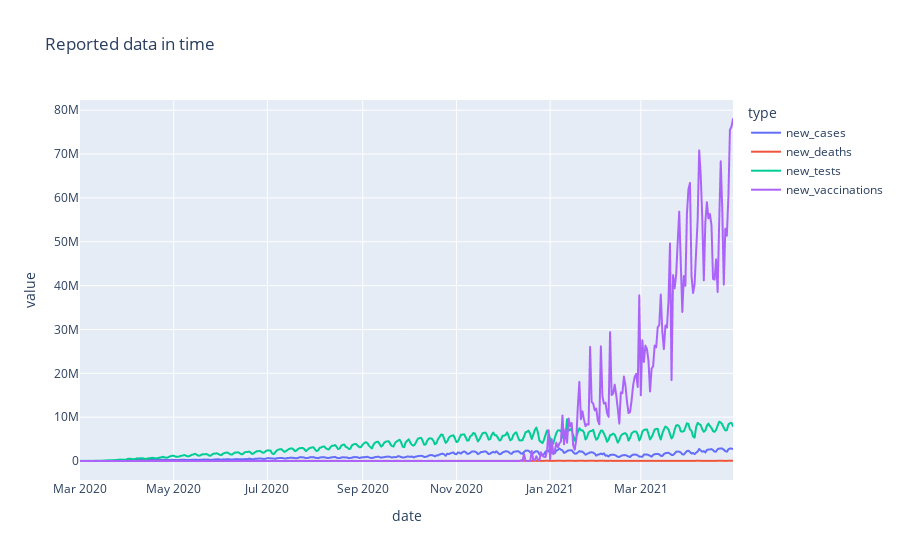

The cell this chart's notebook holds for it:
### Code cell
# covid_worldwide = covid_df[['date', 'total_cases', 'total_deaths', 'total_tests', 'people_vaccinated']].groupby('date').sum()
covid_worldwide = covid_df[['date', 'new_cases', 'new_deaths', 'new_tests', 'new_vaccinations']].groupby('date').sum()
covid_worldwide = covid_worldwide.reset_index()
covid_worldwide = pd.melt(covid_worldwide, id_vars="date", var_name='type', value_name='value')

fig = px.line(covid_worldwide, x="date", y="value", color='type', title="Reported data in time")
fig.show()

### Figure 1 — Plotly figure (JSON) as saved in the notebook; plotly's stock layout.template omitted (floating-point values rounded to 4 significant figures; data arrays with more than 128 entries replaced by an {"elided": "..."} marker saying what was removed)
{"data": [{"hovertemplate": "type=new_cases<br>date=%{x}<br>value=%{y}<extra></extra>", "legendgroup": "new_cases", "line": {"color": "#636efa", "dash": "solid"}, "mode": "lines", "name": "new_cases", "showlegend": true, "type": "scattergl", "x": {"elided": "426 str values"}, "xaxis": "x", "y": {"elided": "426 int values"}, "yaxis": "y"}, {"hovertemplate": "type=new_deaths<br>date=%{x}<br>value=%{y}<extra></extra>", "legendgroup": "new_deaths", "line": {"color": "#EF553B", "dash": "solid"}, "mode": "lines", "name": "new_deaths", "showlegend": true, "type": "scattergl", "x": {"elided": "426 str values"}, "xaxis": "x", "y": {"elided": "426 int values"}, "yaxis": "y"}, {"hovertemplate": "type=new_tests<br>date=%{x}<br>value=%{y}<extra></extra>", "legendgroup": "new_tests", "line": {"color": "#00cc96", "dash": "solid"}, "mode": "lines", "name": "new_tests", "showlegend": true, "type": "scattergl", "x": {"elided": "426 str values"}, "xaxis": "x", "y": {"elided": "426 int values"}, "yaxis": "y"}, {"hovertemplate": "type=new_vaccinations<br>date=%{x}<br>value=%{y}<extra></extra>", "legendgroup": "new_vaccinations", "line": {"color": "#ab63fa", "dash": "solid"}, "mode": "lines", "name": "new_vaccinations", "showlegend": true, "type": "scattergl", "x": {"elided": "426 str values"}, "xaxis": "x", "y": {"elided": "426 int values"}, "yaxis": "y"}], "layout": {"legend": {"title": {"text": "type"}, "tracegroupgap": 0}, "title": {"text": "Reported data in time"}, "xaxis": {"anchor": "y", "domain": [0, 1], "title": {"text": "date"}}, "yaxis": {"anchor": "x", "domain": [0, 1], "title": {"text": "value"}}}}
